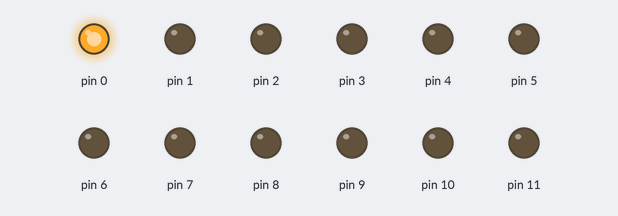
This sketch was run on a simulated Arduino Uno, built with avr-gcc and run on an emulated ATmega328P. Shown: output pins drawn as LEDs (lit = HIGH).

Above: at 0.1 s.
At 21.1 s:
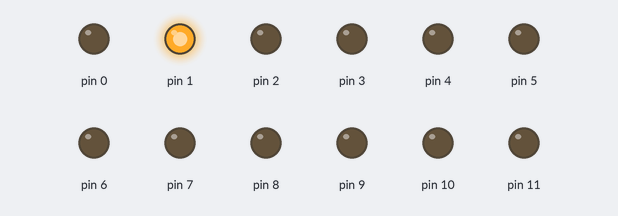
At 44.1 s:
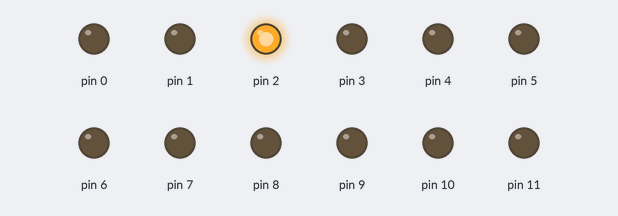
At 78.1 s:
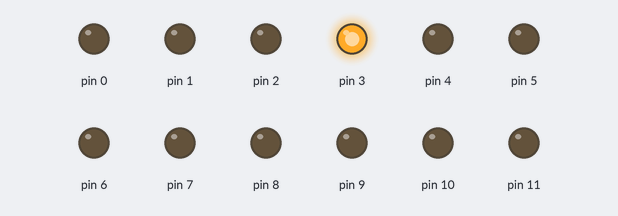
At 100.1 s:
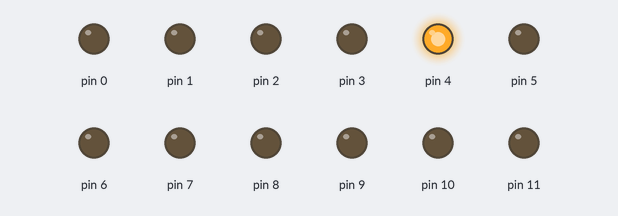
At 129.1 s:
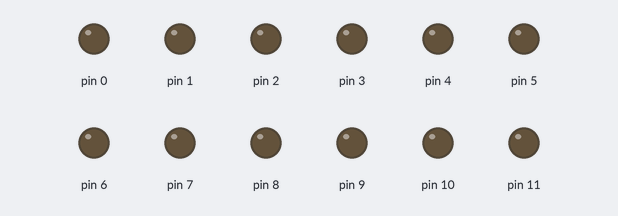
Timing chart, 0 to 130.0 s (numbered marks = the images above):
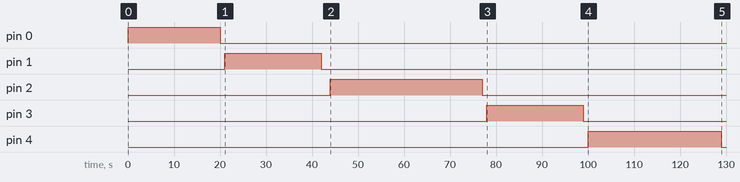

Measured:
- by itself, pin 0: LOW → HIGH at 0.00 s, → LOW 20.0 s later
- by itself, pin 1: LOW → HIGH at 21.0 s, → LOW 21.0 s later
- by itself, pin 2: LOW → HIGH at 44.0 s, → LOW 33.0 s later
- by itself, pin 3: LOW → HIGH at 78.0 s, → LOW 21.0 s later
- by itself, pin 4: LOW → HIGH at 100 s, → LOW 29.0 s later

The sketch:

board_LEDS_code.ino
```cpp
void setup() {
pinMode(0,OUTPUT);
pinMode(1,OUTPUT);
pinMode(2,OUTPUT);
pinMode(3,OUTPUT);
pinMode(4,OUTPUT);
pinMode(5,OUTPUT);
pinMode(6,OUTPUT);
pinMode(7,OUTPUT);
pinMode(8,OUTPUT);
pinMode(9,OUTPUT);
pinMode(10,OUTPUT);
pinMode(11,OUTPUT);
}

void loop() {
  //منطقة اثار ميدوم -1
  digitalWrite(0,HIGH);
  delay(20000);
  digitalWrite(0,LOW);
  delay(1000);

  //دير مارى جرجس -2
  digitalWrite(1,HIGH);
  delay(21000);
  digitalWrite(1,LOW);
  delay(2000);

  //كهف سنور  -3
  digitalWrite(2,HIGH);
  delay(33000);
  digitalWrite(2,LOW);
  delay(1000);

  //دير العذراء مريم -4
   digitalWrite(3,HIGH);
   delay(21000);
   digitalWrite(3,LOW);
   delay(1000);

  //منطقة اثار الحيبة -5
  digitalWrite(4,HIGH);
  delay(29000);
  digitalWrite(4,LOW);
  delay(1000);

  //منطقة اثار اهناسيا -6
   digitalWrite(5,HIGH);
   delay(29000);
   digitalWrite(5,LOW);
   delay(2000);

  //دير ابو اسحاق دير الحمام -7
    digitalWrite(6,HIGH);
    delay(28000);
    digitalWrite(6,LOW);
    delay(1000);

  //منطقة اثار ابو صير -8
  digitalWrite(7,HIGH);
  delay(22000);
  digitalWrite(7,LOW);
  delay(1000);

  //مءذنة الجامع الكبير -9
  digitalWrite(8,HIGH);
  delay(24500);
  digitalWrite(8,LOW);
  delay(500);

  //دير الانبا انطونيس -10
   digitalWrite(9,HIGH);
   delay(17500);
   digitalWrite(9,LOW);
   delay(500);

  //متحف بنى سويف
   /* digitalWrite(5,HIGH);
    delay(35000);
    digitalWrite(5,LOW);
 */


}
```
